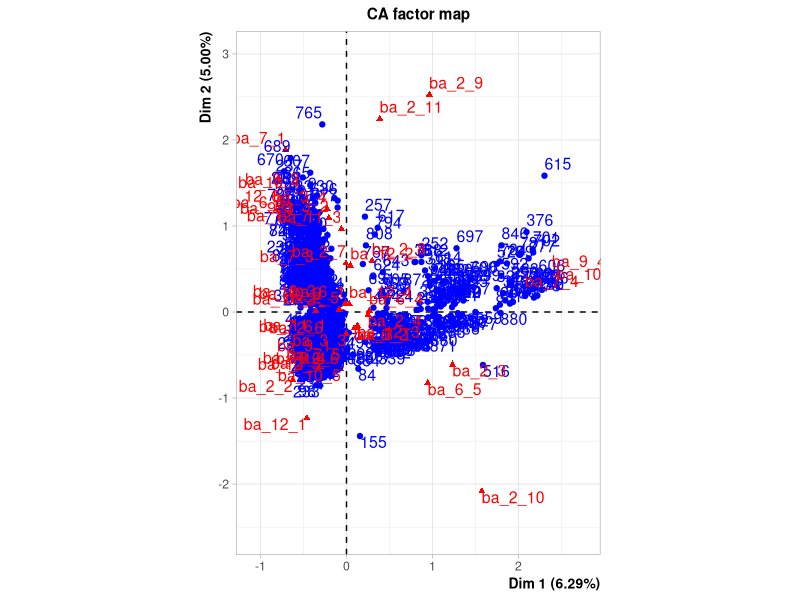
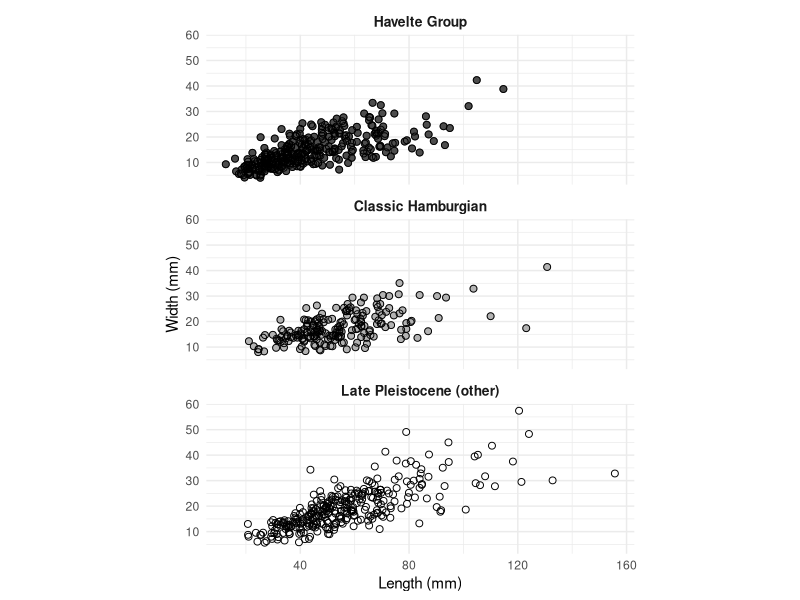
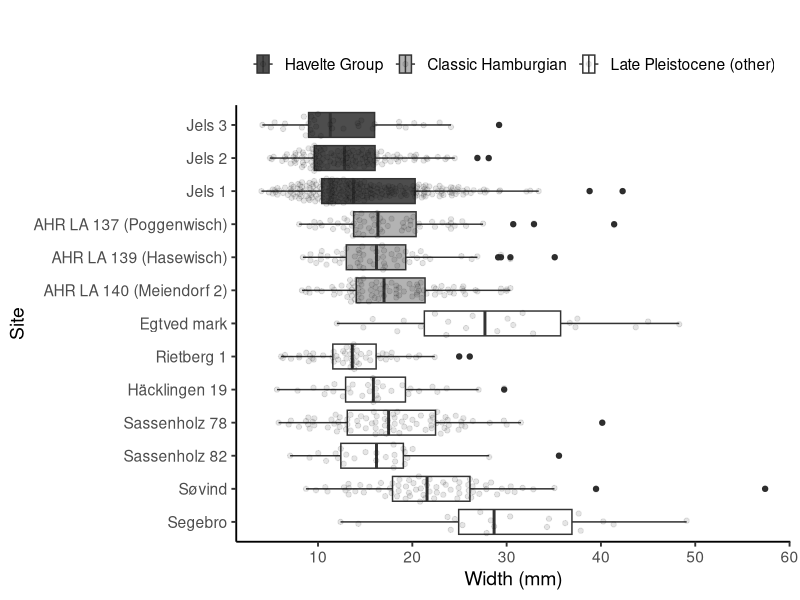
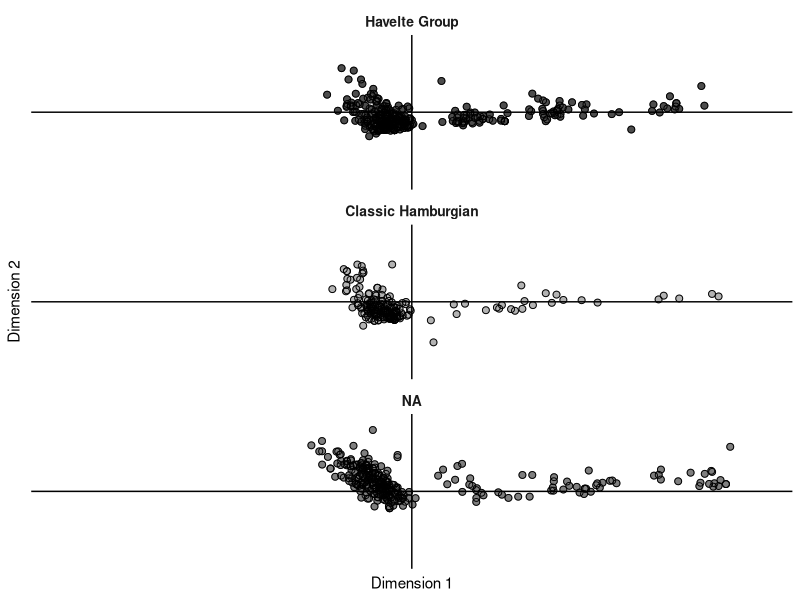

Here is the R script that generated these plots, in order:
library(tidyverse)
library(here)

# reading the data
tech <- readr::read_csv(here("1_data/raw_data/jels3_tech_data.csv"))


# selecting only complete, unmodified and uncortical blades as well as removing some attributes not relevant to the current analysis
blades <- tech %>%
  filter(artefact == "Blade", ba_1_1 == 1, ba_13_3 == "0", ba_13_4 == "0") %>%
  dplyr::select(-ba_4_1, -ba_4_2, -ba_4_3, -ba_5_1, -ba_5_2, -ba_5_3, -ba_7_7, -ba_8_1, -ba_11_4, -ba_13_1, -ba_13_2)



## plotting figure 7 and 8

blades$site <- factor(blades$site, levels = c("Jels 3", "Jels 2", "Jels 1",
                                                                      "AHR LA 137 (Poggenwisch)", "AHR LA 139 (Hasewisch)",
                                                                      "AHR LA 140 (Meiendorf 2)", "Egtved mark",
                                                                      "Rietberg 1", "Häcklingen 19", "Sassenholz 78",
                                                                      "Sassenholz 82", "Søvind", "Segebro"))

blades$classification <- factor(blades$classification, levels = c("Havelte Group",
                                                                                  "Classic Hamburgian",
                                                                                          "Federmesser",
                                                                                          "Bromme"))


# renaming "Federmesser" and "Bromme" to "Late Glacial"
levels(blades$classification) <- c("Havelte Group",
                                               "Classic Hamburgian",
                                               "Late Pleistocene (other)",
                                               "Late Pleistocene (other)")

# plotting and saving figure 7

jpeg(file="3_figures/fig_7.jpeg") #setting up for saving plot as jpeg



fig_7 <- ggplot(data = blades, aes(x = length, y = width, group = classification)) +
  geom_point(aes(color = classification), size = 2) +
  geom_point(size = 2.0, alpha = 1, na.rm = T, shape = 21, colour = "grey0") +
  scale_color_manual(values = c("grey30", "grey70", "grey100")) +
  theme_minimal() +
  labs(y= "Width (mm)", x = "Length (mm)") +
  theme(legend.position = "none",
        aspect.ratio = 0.35,
        strip.text.x = element_text(size = 10, face = "bold")) +
  facet_wrap(~ classification, ncol = 1)

fig_7

dev.off() #calling off saving function


# plotting and saving figure 8

jpeg(file="3_figures/fig_8.jpeg",
     width = 900, height = 650) #setting up for saving plot as jpeg


fig_8 <- ggplot(data = blades, aes(x = width, y = site, group = site,
                                                  fill = classification)) +
  geom_boxplot() +
  scale_fill_manual(values = c("grey30", "grey70", "grey100")) +
  scale_x_continuous(breaks = seq(0, 60, by = 10)) +
  labs(x = "Width (mm)",
       y =  "Site",
       title = "") +
  # overlay data points
  ggbeeswarm::geom_quasirandom(alpha = 0.1, groupOnX = FALSE) +
  theme_classic(base_size = 14) +
  theme(legend.position = "top",
        legend.title = element_blank()) +
  scale_y_discrete(limits = rev(unique(sort(blades$site))))

fig_8

dev.off() #calling off saving function


# Correspondence analysis
CA <-
  blades %>%
  dplyr::select(c(25:71)) %>% # do the CA only on the columns that are binary
  FactoMineR::CA()


# plotting the CA in ggplot:
# extract the coordinates and put them into a datafrme (here: coordinates of first two dimensions only)
CA_axes_1and2 <- as.data.frame(CA$row$coord[,c(1:2)]) # just get first and second axis of CA
names(CA_axes_1and2) <- c("Dim1", "Dim2") # rename

CA_2 <- cbind(blades %>%
                       dplyr::select(c(1:13)),
                       CA_axes_1and2) # combine the CA axis with your additional info from "data" (assuming that the row order didnt change)
CA_2$site <- as.factor(CA_2$site) # make as factor when you want something to be reconized as a grouping lable



# ordering data according to classification
CA_2$classification <- factor(CA_2$classification, levels = c("Havelte Group",
                                                                            "Classic Hamburgian",
                                                                            "Federmesser",
                                                                            "Bromme"))
# renaming "Federmesser" and "Bromme" to "Late Glacial"
levels(CA_2$classification) <- c("Havelte Group",
                                        "Classic Hamburgian",
                                        "Late Pleistocene (other)",
                                        "Late Pleistocene (other)")


# plotting and saving figure 10

jpeg(file="3_figures/fig_10.jpeg") #setting up for saving plot as jpeg


fig_10 <- ggplot(data = CA_2, aes(x = Dim1, y = Dim2)) +
  geom_point(aes(color = classification), size = 2,)  +
  geom_point(size = 2.0, alpha = 1, na.rm = T, shape = 21, colour = "black") +
  scale_color_manual(values = c("grey30", "grey70", "grey100")) +
  theme(panel.background = element_blank(),
        strip.background = element_rect(colour = "white", fill = "white"),
        axis.ticks = element_blank(),
        axis.text = element_blank(),
        legend.position = "none",
        strip.text.x = element_text(size = 10, face = "bold")) +
  labs(y= "Dimension 2", x = "Dimension 1")  +
  xlim(-2.5, 2.5) +
  ylim(-2.5, 2.5)+
  geom_hline(yintercept=0) +
  geom_vline(xintercept=0)+
  facet_wrap(~ classification, ncol = 1)

fig_10

dev.off() #calling off saving function
